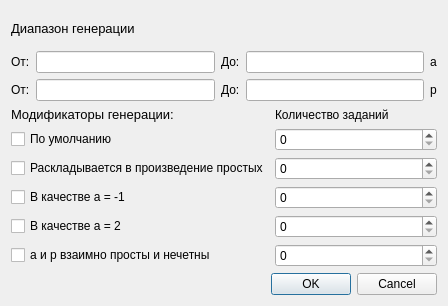
<?xml version="1.0" encoding="UTF-8"?>
<ui version="4.0">
 <class>DialogSymbolLegandre</class>
 <widget class="QDialog" name="DialogSymbolLegandre">
  <property name="geometry">
   <rect>
    <x>0</x>
    <y>0</y>
    <width>448</width>
    <height>306</height>
   </rect>
  </property>
  <property name="windowTitle">
   <string>Dialog</string>
  </property>
  <layout class="QGridLayout" name="gridLayout_2">
   <item row="1" column="0">
    <layout class="QGridLayout" name="gridLayout">
     <item row="4" column="1">
      <widget class="QSpinBox" name="spin2"/>
     </item>
     <item row="5" column="0">
      <widget class="QCheckBox" name="btnNotEvenPrimes">
       <property name="text">
        <string>a и p взаимно просты и нечетны</string>
       </property>
      </widget>
     </item>
     <item row="5" column="1">
      <widget class="QSpinBox" name="spinNotEvenPrimes"/>
     </item>
     <item row="1" column="1">
      <widget class="QSpinBox" name="spinDefault"/>
     </item>
     <item row="2" column="1">
      <widget class="QSpinBox" name="spinPrimes"/>
     </item>
     <item row="2" column="0">
      <widget class="QCheckBox" name="btnPrimes">
       <property name="text">
        <string>Раскладывается в произведение простых</string>
       </property>
      </widget>
     </item>
     <item row="0" column="0">
      <widget class="QLabel" name="label_4">
       <property name="font">
        <font>
         <pointsize>10</pointsize>
        </font>
       </property>
       <property name="text">
        <string>Модификаторы генерации:</string>
       </property>
      </widget>
     </item>
     <item row="1" column="0">
      <widget class="QCheckBox" name="btnDefault">
       <property name="text">
        <string>По умолчанию</string>
       </property>
      </widget>
     </item>
     <item row="4" column="0">
      <widget class="QCheckBox" name="btn2">
       <property name="text">
        <string>В качестве а = 2</string>
       </property>
      </widget>
     </item>
     <item row="3" column="0">
      <widget class="QCheckBox" name="btn1">
       <property name="text">
        <string>В качестве а = -1</string>
       </property>
      </widget>
     </item>
     <item row="3" column="1">
      <widget class="QSpinBox" name="spin1"/>
     </item>
     <item row="0" column="1">
      <widget class="QLabel" name="label_9">
       <property name="text">
        <string>Количество заданий</string>
       </property>
      </widget>
     </item>
    </layout>
   </item>
   <item row="2" column="0">
    <widget class="QDialogButtonBox" name="buttonBox">
     <property name="orientation">
      <enum>Qt::Horizontal</enum>
     </property>
     <property name="standardButtons">
      <set>QDialogButtonBox::Cancel|QDialogButtonBox::Ok</set>
     </property>
    </widget>
   </item>
   <item row="0" column="0">
    <layout class="QGridLayout" name="gridLayout_6">
     <item row="0" column="0">
      <widget class="QLabel" name="label_3">
       <property name="font">
        <font>
         <pointsize>10</pointsize>
        </font>
       </property>
       <property name="text">
        <string>Диапазон генерации</string>
       </property>
      </widget>
     </item>
     <item row="1" column="0">
      <layout class="QGridLayout" name="gridLayout_5">
       <item row="0" column="0">
        <layout class="QGridLayout" name="gridLayout_4">
         <item row="0" column="0">
          <widget class="QLabel" name="label">
           <property name="text">
            <string>От:</string>
           </property>
          </widget>
         </item>
         <item row="0" column="1">
          <widget class="QLineEdit" name="lineMinA"/>
         </item>
         <item row="0" column="2">
          <widget class="QLabel" name="label_2">
           <property name="text">
            <string>До:</string>
           </property>
          </widget>
         </item>
         <item row="0" column="3">
          <widget class="QLineEdit" name="lineMaxA"/>
         </item>
         <item row="0" column="4">
          <widget class="QLabel" name="label_7">
           <property name="text">
            <string>a</string>
           </property>
          </widget>
         </item>
        </layout>
       </item>
       <item row="1" column="0">
        <layout class="QGridLayout" name="gridLayout_3">
         <item row="0" column="0">
          <widget class="QLabel" name="label_6">
           <property name="text">
            <string>От:</string>
           </property>
          </widget>
         </item>
         <item row="0" column="1">
          <widget class="QLineEdit" name="lineMinP"/>
         </item>
         <item row="0" column="2">
          <widget class="QLabel" name="label_5">
           <property name="text">
            <string>До:</string>
           </property>
          </widget>
         </item>
         <item row="0" column="3">
          <widget class="QLineEdit" name="lineMaxP"/>
         </item>
         <item row="0" column="4">
          <widget class="QLabel" name="label_8">
           <property name="text">
            <string>p</string>
           </property>
          </widget>
         </item>
        </layout>
       </item>
      </layout>
     </item>
    </layout>
   </item>
  </layout>
 </widget>
 <resources/>
 <connections/>
</ui>
